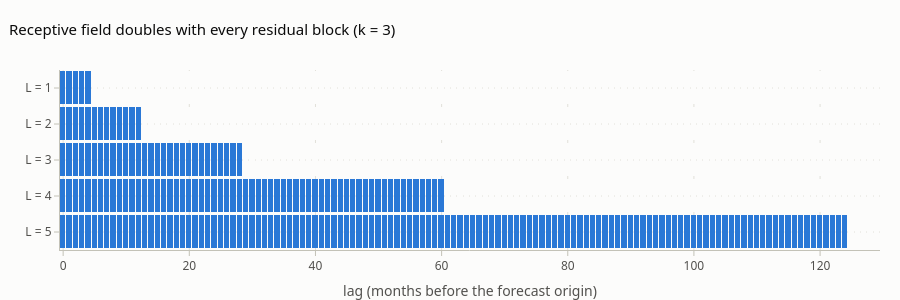

Source (notebook cell):
### Markdown cell above
### A2. Receptive field and causality, measured with gradients
Which inputs can influence the **last** output? Take a randomly initialised TCN, backpropagate from its last output,
and see which input positions get a non-zero gradient. We also check that changing *future* inputs never changes an
earlier output.

(The `TemporalBlock` and `TCN` classes defined here are the ones we train in Part C.)

### Code cell
class Chomp(nn.Module):
    """Drop the last n time steps: turns symmetric padding into LEFT-only (causal) padding."""
    def __init__(self, n):
        super().__init__(); self.n = n
    def forward(self, x):
        return x[..., :-self.n]

class TemporalBlock(nn.Module):
    def __init__(self, c_in, c_out, k, d, dropout):
        super().__init__()
        pad = (k - 1) * d
        wn = nn.utils.parametrizations.weight_norm
        self.net = nn.Sequential(
            wn(nn.Conv1d(c_in, c_out, k, padding=pad, dilation=d)), Chomp(pad), nn.ReLU(), nn.Dropout(dropout),
            wn(nn.Conv1d(c_out, c_out, k, padding=pad, dilation=d)), Chomp(pad), nn.ReLU(), nn.Dropout(dropout))
        self.skip = nn.Conv1d(c_in, c_out, 1) if c_in != c_out else nn.Identity()
    def forward(self, x):
        return F.relu(self.net(x) + self.skip(x))

def tcn_encoder(c_in, channels, k, n_blocks, dropout=0.0):
    return nn.Sequential(*[TemporalBlock(c_in if i == 0 else channels, channels, k, 2**i, dropout) for i in range(n_blocks)])

def receptive_field(k, n_blocks):
    return 1 + 2 * (k - 1) * (2**n_blocks - 1)

LEN, k = 130, 3
rows, influence = [], []
for L in range(1, 6):
    enc = tcn_encoder(1, 8, k, L)
    xin = torch.randn(1, 1, LEN, requires_grad=True)
    enc(xin)[0, :, -1].sum().backward()                       # d(last output) / d(every input)
    g = (xin.grad.abs().numpy().ravel() > 0).astype(float)
    influence.append(g[::-1])                                 # index 0 = lag 0 (the current month)
    rows.append({"blocks L": L, "dilations": [2**i for i in range(L)], "formula R": receptive_field(k, L),
                 "measured R": int(g.sum())})
display(pd.DataFrame(rows).set_index("blocks L"))

enc = tcn_encoder(1, 8, k, 4)
a = torch.randn(1, 1, LEN); b = a.clone(); b[..., 50:] += 10.0        # change only the inputs from t = 50 on
print("outputs before t=50 unchanged after editing the future:", torch.allclose(enc(a)[..., :50], enc(b)[..., :50]))

fig = go.Figure(go.Heatmap(z=np.array(influence), x=np.arange(LEN), y=[f"L = {L}" for L in range(1, 6)],
                           colorscale=[[0, pf.INK["surface"]], [1, pf.BLUE[450]]], showscale=False, xgap=1, ygap=3,
                           hovertemplate="%{y}, lag %{x}: %{z:.0f} (1 = can influence today's output)<extra></extra>"))
fig.update_layout(title="Receptive field doubles with every residual block (k = 3)", height=300,
                  xaxis_title="lag (months before the forecast origin)", yaxis_title="", yaxis_autorange="reversed")
fig.show()

### Figure 1 — Plotly figure (JSON) as saved in the notebook; plotly's stock layout.template omitted (floating-point values rounded to 4 significant figures; data arrays with more than 128 entries replaced by an {"elided": "..."} marker saying what was removed)
{"data": [{"colorscale": [[0, "#fcfcfb"], [1, "#2a78d6"]], "hovertemplate": "%{y}, lag %{x}: %{z:.0f} (1 = can influence today's output)<extra></extra>", "showscale": false, "type": "heatmap", "x": {"elided": "130 int values"}, "xgap": 1, "y": ["L = 1", "L = 2", "L = 3", "L = 4", "L = 5"], "ygap": 3, "z": {"elided": "5x130 float values"}}], "layout": {"height": 300, "title": {"text": "Receptive field doubles with every residual block (k = 3)"}, "xaxis": {"title": {"text": "lag (months before the forecast origin)"}}, "yaxis": {"autorange": "reversed", "title": {"text": ""}}}}
